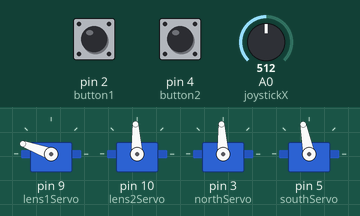
Bench run of a sketch on a simulated Arduino Uno, built with avr-gcc and run on an emulated ATmega328P. Parts: 4 × servo. Inputs (shaded band) come from the test bench; at power-on: A0 (joystickX) = 512, pin 2 (button1) HIGH, pin 4 (button2) HIGH.

Above: at 1.2 s.
1.3 s: A0 (joystickX) set to 527
2.8 s: A0 (joystickX) set to 556
At 4.6 s:
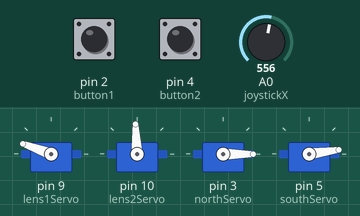
4.9 s: pin 2 (button1) pulled LOW for 0.15 s
At 6.0 s:
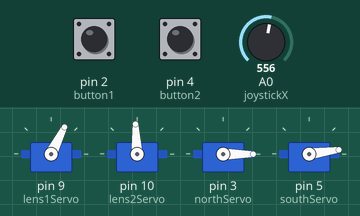
6.5 s: pin 4 (button2) pulled LOW for 0.15 s
At 7.2 s:
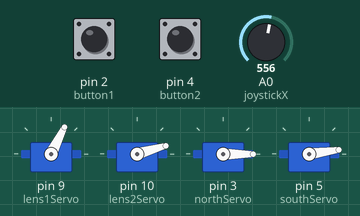
8.1 s: A0 (joystickX) set to 467
9.6 s: A0 (joystickX) set to 448
At 11.3 s:
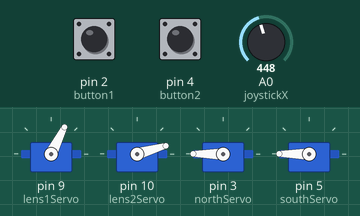
Timing chart, 0 to 12.8 s (numbered marks = the images above; inputs shaded):
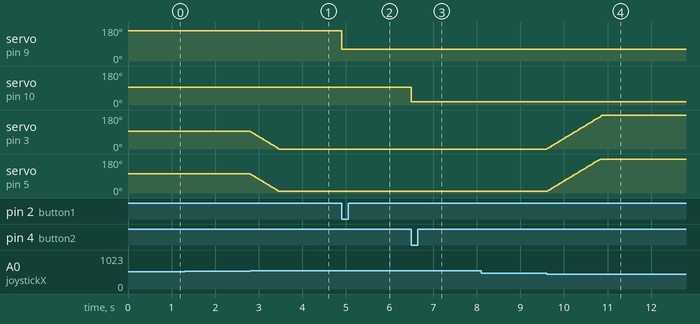

Measured:
- the behaviour switches between 540 and 541 on A0 (joystickX) (found by bisection; images 0 and 1)
- the behaviour switches between 460 and 459 on A0 (joystickX) (found by bisection; images 3 and 4)
- after the input at 1.3 s, every drawn part: stays the same
- after the input at 2.8 s, servo on pin 3 (northServo): moves from 93° to 0° over 0.66 s, starting at once; servo on pin 5 (southServo): moves from 101° to 8° over 0.66 s, starting at once
- after the input at 4.9 s, servo on pin 9 (lens1Servo): 160° → 63° at once
- after the input at 6.5 s, servo on pin 10 (lens2Servo): 93° → 16° at once
- after the input at 8.1 s, every drawn part: stays the same
- after the input at 9.6 s, servo on pin 3 (northServo): moves from 0° to 180° over 1.3 s, starting at once; servo on pin 5 (southServo): moves from 8° to 180° over 1.2 s, starting at once

The sketch:

Benzo.ino
```cpp
/*
 * Benzo
 * An everyday microscope created around the Arduino
 * Made by Paul Peng
 * Last Modified 1/20/2024
 */

#include <Servo.h>
#define button1 2 // the input pin that is LOW when button1 is pressed (pull-up resistor)
#define button2 4 // the input pin that is LOW when button2 is pressed (pull-up resistor)
#define lens1On 63 // the "on" position of lens1
#define lens1Off 160 // the "off" position of lens1
#define lens2On 16 // the "on" position of lens2
#define lens2Off 93 // the "off" position of lens2
#define joystickX A0 // the input pin for the x position of the joystick (don't need y)

// create servo objects for the 2 lens servos
Servo lens1Servo;
Servo lens2Servo;

// create tracking flags for button logic
bool button1PrevOff = true;
bool lens1State = false;
unsigned long button1LastPressTime = 0;
bool button2PrevOff = true;
bool lens2State = false;
unsigned long button2LastPressTime = 0;

// create platform movement servos and position tracking variables
Servo northServo;
Servo southServo;
int northSouthServoPos = 93; // the position for both servos

/*
 * bool buttonPressed(int button)
 * int button - the pin to read for button signal
 * returns bool - true the button was pressed, assumes pull-up resistor mechanics
 * checks the input to a pin, signaling if a button is pressed
 */
bool buttonPressed(int button) {
  return digitalRead(button) == LOW;
}

/*
 * bool overMinimumInterval(unsigned long lastTime, unsigned long minimumInterval)
 * unsigned long lastTime - the previous time the component was activated
 * unsigned long minimumInterval - the minimum interval of time that should pass before the component can activate again
 * returns bool - true if the activation was over the minimum interval
 * checks if a component should be allowed to activate, based on the previous time it activated
 */
bool overMinimumInterval(unsigned long lastTime, unsigned long minimumInterval) {
  unsigned long time = millis(); // the time in milliseconds since the program began running

  return time - lastTime >= minimumInterval;
}

void setup() {
  pinMode(button1, INPUT_PULLUP); // make sure to set buttons to INPUT_PULLUP since they are using pull-up resistors
  pinMode(button2, INPUT_PULLUP);

  lens1Servo.attach(9);
  lens2Servo.attach(10);
  lens1Servo.write(lens1Off); // set lenses to the off position as the default beginning state
  lens2Servo.write(lens2Off);

  northServo.attach(3);
  southServo.attach(5);
  northServo.write(northSouthServoPos); // write platform movement servos to the vertical position
  southServo.write(northSouthServoPos + 8); // the south side servo's vertical position is offset by 8 compared to the north side servo, their real positions are the same here
}

void loop() {
  unsigned long time = millis(); // time since begin variable for later use

  // if button1 was pressed
  if(buttonPressed(button1) && button1PrevOff && overMinimumInterval(button1LastPressTime, 50)) {
    // update trackers accordingly
    button1LastPressTime = time;
    button1PrevOff = false;

    // negate lens1State and write the servo position accordingly
    lens1State = !lens1State;
    (lens1State) ? lens1Servo.write(lens1On) : lens1Servo.write(lens1Off);
  }
  if(!buttonPressed(button1)) button1PrevOff = true; // make sure to update button1PrevOff accordingly

  // if button2 was pressed
  if(buttonPressed(button2) && button2PrevOff && overMinimumInterval(button2LastPressTime, 50)) {
    // update trackers accordingly
    button2LastPressTime = time;
    button2PrevOff = false;

    // negate lens2State and write the servo position accordingly
    lens2State = !lens2State;
    (lens2State) ? lens2Servo.write(lens2On) : lens2Servo.write(lens2Off);
  }
  if(!buttonPressed(button2)) button2PrevOff = true; // make sure to update button2PrevOff accordingly

  if(analogRead(joystickX) > 540 || analogRead(joystickX) < 460) {
    int joystickXServoPos = (analogRead(joystickX) - 512)/5.7;
    int desiredServoPos = northSouthServoPos - joystickXServoPos;
    desiredServoPos = constrain(desiredServoPos, 0, 180);

    while(northSouthServoPos != desiredServoPos) {
      if(northSouthServoPos < desiredServoPos) northSouthServoPos++;
      else northSouthServoPos--;

      northServo.write(northSouthServoPos);
      southServo.write(northSouthServoPos + 8);
      delay(7);
    }
  }
}
```
